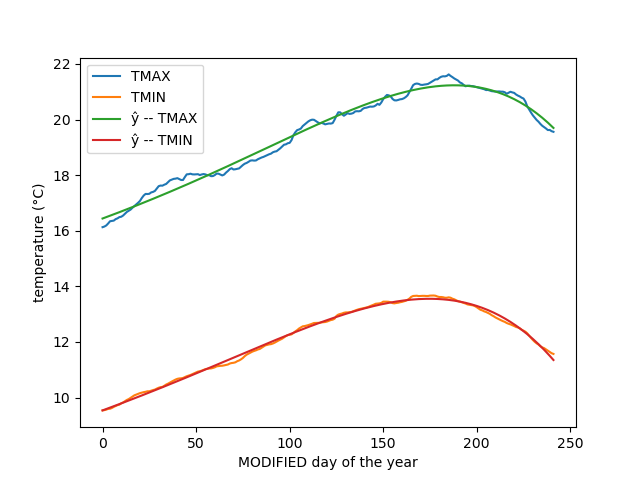

The Python source for this figure:
print("\n")

import matplotlib.pyplot as plt    # version 3.4.0
import numpy as np    # version 1.22.2
import pandas as pd    # version 1.4.0
np.random.seed(0)    # For repeatability

class Dense_Layer:
    def __init__(self, n_inputs, n_neurons):
        self.weights = 0.01 * np.random.randn(n_inputs, n_neurons)
        self.biases = np.zeros([1, n_neurons])

    def forward(self, inputs):    # inputs is X
        self.inputs = inputs
        self.outputs = np.dot(inputs, self.weights) + self.biases

    def backward(self, dvalues):    # dvalues is .dinputs from cost function
        self.dweights = np.dot(self.inputs.T, dvalues)
        self.dbiases = np.sum(dvalues, axis=0, keepdims=True)

class MSE_Cost:
    def forward(self, y_pred, y_true):
        return np.mean(np.square(y_pred - y_true))

    def backward(self, y_pred, y_true):
        self.dinputs = (2 / y_pred.size) * (y_pred - y_true)

class SGD_Optimizer:
    def __init__(self, learning_rate, mu=0):    # mu is coefficient of friction 
        self.lr = learning_rate
        self.mu = mu
    
    def update_params(self, layer):    # dense layer
        # if layer does not have the attribute "v_weights",
        # meaning that the layer also does not have the attribute "v_biases",
        # so let's initialize those attributes with velocities as 0
        if hasattr(layer, "v_weights") == False:
            layer.v_weights = np.zeros_like(layer.weights)
            layer.v_biases = np.zeros_like(layer.biases)
        
        # new velocity is equal to the product of the old velocity and the coefficent of friction
        # plus the product of the new gradient (acceleration)
        layer.v_weights = (self.mu * layer.v_weights) + (self.lr * -layer.dweights)
        layer.v_biases = (self.mu * layer.v_biases) + (self.lr * -layer.dbiases)

        layer.weights += layer.v_weights
        layer.biases += layer.v_biases


dataset = pd.read_csv("2639600.csv")
dataset = dataset.drop(labels=['STATION', 'NAME', 'DATE'], axis=1)
datset = dataset.to_numpy()

LENGTH_OF_MOVING_AVERAGE = 125
modified = np.empty([(len(datset)-LENGTH_OF_MOVING_AVERAGE)+1, 2])
for i in range(len(modified)):
    modified[i] = np.mean(dataset[i:i+125], axis=0)

X = np.array(range(len(modified)))
y = modified.copy()

# add in x^2, x^3, x^4, and x^5 input feature
DEGREE = 5    # degree  of polynomial
Xs = np.empty_like(X, shape=[len(X), DEGREE])
for power in range(1, DEGREE+1):
    Xs[:, power-1] = np.power(X, power)
X = Xs.copy()

def normalize(X, min=0):
    X = (X - X.min(axis=0)) / (X.max(axis=0) - X.min(axis=0))    # normalize to [0, 1] range
    if min == -1:    # if the minimum value for the range is -1 (assuming [-1, 1] range)
        X = (2 * X) - 1
    return X

X = normalize(X, min=-1)    # normalize data to [-1, 1] range

model = Dense_Layer(5, 2)    # five input features, 2 neurons (output features)
mse = MSE_Cost()    # define cost function
optimizer = SGD_Optimizer(0.1, mu=0.9)    # learning rate of 0.1, momentum of 0.9

model.forward(X)
print("Initial Cost:", mse.forward(model.outputs, y))

for epochs in range(200):
    # forward pass
    model.forward(X)
    cost = mse.forward(model.outputs, y)
    if epochs % 20 == 0:
        print(cost)

    # backward pass
    mse.backward(model.outputs, y)
    model.backward(mse.dinputs)
    optimizer.update_params(model)

# Check New Cost
model.forward(X)
cost = mse.forward(model.outputs, y)
print("Final Cost:", cost)

fig = plt.figure()    # create a graphing space
# plot correct values
plt.plot(y[:, 0], label="TMAX")
plt.plot(y[:, 1], label="TMIN")

# plot predicted values
plt.plot(model.outputs[:, 0], label="ŷ -- TMAX")
plt.plot(model.outputs[:, 1], label="ŷ -- TMIN")

# customization
plt.xlabel("MODIFIED day of the year")
plt.ylabel("temperature (°C)")
plt.legend()

# Save and Close Graph
fig.savefig("deg5.png")
plt.close()

print("\n")
